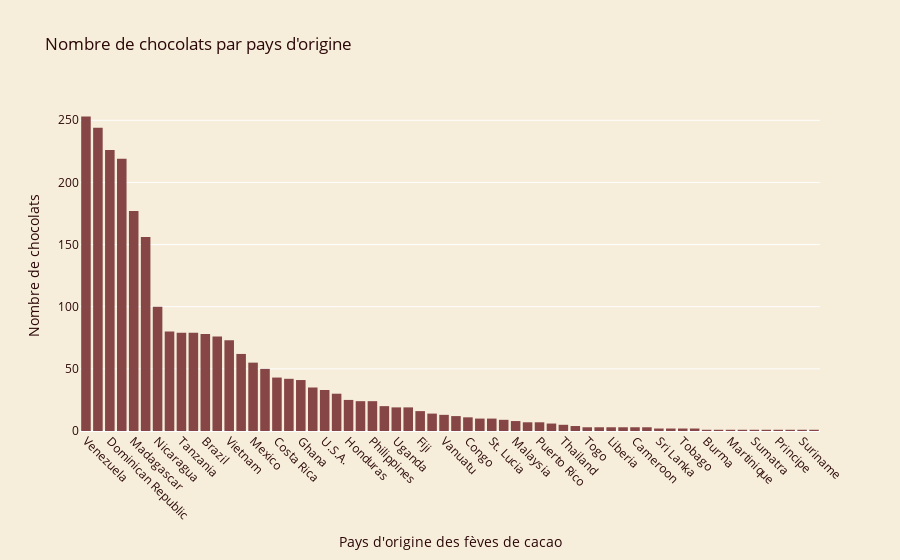

Notebook code cell kept with this figure:
### Code cell
# Afficher le nombre de chocolats par pays d'origine
fig = px.histogram(data, x='country_of_bean_origin', title='Nombre de chocolats par pays d\'origine')
fig.update_xaxes(categoryorder='total descending', tickangle=45)
fig.update_layout(xaxis_title='Pays d\'origine des fèves de cacao', yaxis_title='Nombre de chocolats', plot_bgcolor=palette[1], paper_bgcolor=palette[1], font_color=palette[2]) #couleurs
#couleurs
fig.update_traces(marker=dict(color=palette[0]))
fig.show()

### Figure 1 — Plotly figure (JSON) as saved in the notebook; plotly's stock layout.template omitted (floating-point values rounded to 4 significant figures; data arrays with more than 128 entries replaced by an {"elided": "..."} marker saying what was removed)
{"data": [{"alignmentgroup": "True", "bingroup": "x", "hovertemplate": "country_of_bean_origin=%{x}<br>count=%{y}<extra></extra>", "legendgroup": "", "marker": {"color": "#874646", "pattern": {"shape": ""}}, "name": "", "offsetgroup": "", "orientation": "v", "showlegend": false, "type": "histogram", "x": {"elided": "2530 str values"}, "xaxis": "x", "yaxis": "y"}], "layout": {"barmode": "relative", "font": {"color": "#2b0808"}, "legend": {"tracegroupgap": 0}, "paper_bgcolor": "#f6eddb", "plot_bgcolor": "#f6eddb", "title": {"text": "Nombre de chocolats par pays d'origine"}, "xaxis": {"anchor": "y", "categoryorder": "total descending", "domain": [0, 1], "tickangle": 45, "title": {"text": "Pays d'origine des fèves de cacao"}}, "yaxis": {"anchor": "x", "domain": [0, 1], "title": {"text": "Nombre de chocolats"}}}}
